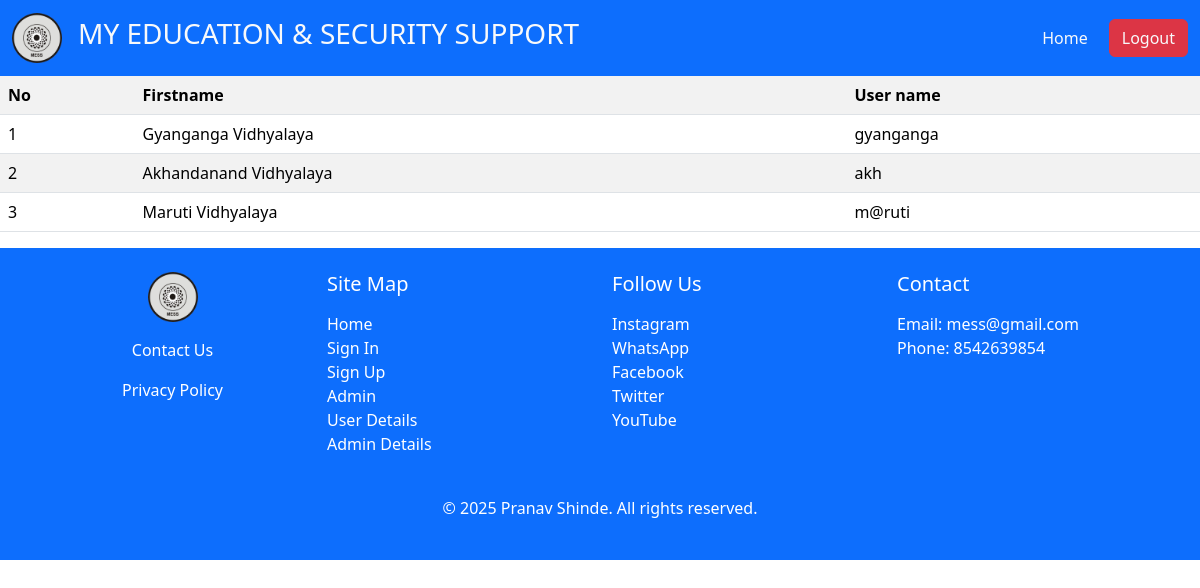
The page /Admin_Read.php (signed in) on the database its author committed.
### tables this page shows
CREATE TABLE `school` (
  `id` int(11) NOT NULL,
  `fname` varchar(50) DEFAULT NULL,
  `uname` varchar(50) DEFAULT NULL,
  `pass` int(50) DEFAULT NULL
);

### Admin_Read.php (the view, shortened to what this page needs)
<?php
require_once 'conn.php';
    $sql = "select * from school";
    $query = $conn->prepare($sql);
    $query -> execute();
    $row = $query -> fetchAll(PDO::FETCH_ASSOC);
?>
<html>
<head>
    <link rel="stylesheet" href="bootstrap-5.3.2-dist/css/bootstrap.min.css">
</head>
<body>
    <nav class="navbar navbar-expand-lg navbar-light bg-primary">
        <div class="container-fluid">
            <a class="navbar-brand" href="Admin.php">
                <img src="logo.PNG" alt="Logo" width="50" height="50" class="d-inline-block align-text-top">
            </a>
            <h3 class="text-light">MY EDUCATION & SECURITY SUPPORT</h3>
            <div class="collapse navbar-collapse" id="navbarNav">
                <ul class="navbar-nav ms-auto">
                    <li class="nav-item">
                        <a class="btn bd-highlight text-light ms-2" href="Index.php">Home</a>
                    </li>
                    <li class="nav-item">
                        <a class="btn btn-danger text-light ms-2" href="logout.php">Logout</a>
                    </li>
                </ul>
            </div>
        </div>
    </nav>
     <table class="table table-striped">
         <tr>
             <th>No</th>
             <th>Firstname</th>
             <th>User name</th>
         </tr>
         <?php
         foreach ($row as $result) {
         ?>
         <tr>
             <td><?php echo $result['id'];?></td>
             <td><?php echo $result['fname'];?></td>
             <td><?php echo $result['uname'];?></td>
         </tr>
         <?php }
         ?>
     </table>
     <footer class="bg-primary text-white py-4">
    <div class="container">
        <div class="row">
            <div class="col-md-3 text-center">
                <a class="navbar-brand" href="Admin.php">
                    <img src="logo.PNG" alt="Logo" width="50" height="50" class="d-block mx-auto">
                </a>
                <p class="mt-3">Contact Us</p>
                <p>Privacy Policy</p>
            </div>
            <div class="col-md-3">
                <h5 class="mb-3">Site Map</h5>
                <ul class="list-unstyled">
                    <li><a href="Index.php" class="text-white" style="text-decoration: none;">Home</a></li>
                    <li><a href="Signin.php" class="text-white" style="text-decoration: none;">Sign In</a></li>
                    <li><a href="Signup.php" class="text-white" style="text-decoration: none;">Sign Up</a></li>
                    <li><a href="Admin.php" class="text-white" style="text-decoration: none;">Admin</a></li>
                    <li><a href="UserDetails.php" class="text-white" style="text-decoration: none;">User Details</a></li>
                    <li><a href="Admin_Read.php" class="text-white" style="text-decoration: none;">Admin Details</a></li>
                </ul>
            </div>
            <div class="col-md-3">
                <h5 class="mb-3">Follow Us</h5>
                <ul class="list-unstyled">
                    <li><a href="#" class="text-white" style="text-decoration: none;">Instagram</a></li>
                    <li><a href="#" class="text-white" style="text-decoration: none;">WhatsApp</a></li>
                    <li><a href="#" class="text-white" style="text-decoration: none;">Facebook</a></li>
                    <li><a href="#" class="text-white" style="text-decoration: none;">Twitter</a></li>
                    <li><a href="#" class="text-white" style="text-decoration: none;">YouTube</a></li>
                </ul>
            </div>
            <div class="col-md-3">
                <h5 class="mb-3">Contact</h5>
                <ul class="list-unstyled">
                    <li>Email: mess@gmail.com</li>
                    <li>Phone: 8542639854</li>
                </ul>
            </div>
        </div>
        <div class="text-center mt-4">
            <p>&copy; 2025 Pranav Shinde. All rights reserved.</p>
        </div>
    </div>
</footer>
</body>
</html>

### rows shown on the page
school: id "1", fname "Gyanganga Vidhyalaya", uname "gyanganga"
school: id "2", fname "Akhandanand Vidhyalaya", uname "akh"
school: id "3", fname "Maruti Vidhyalaya", uname "m@ruti"
